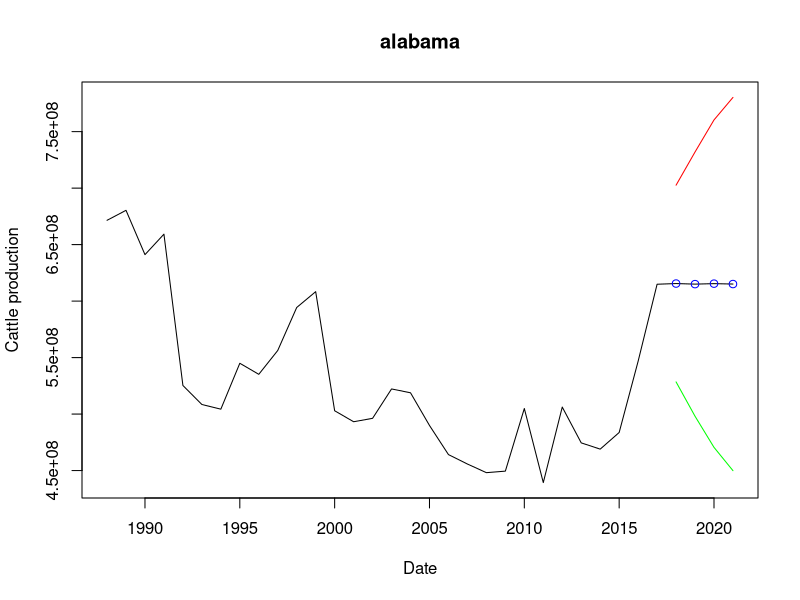
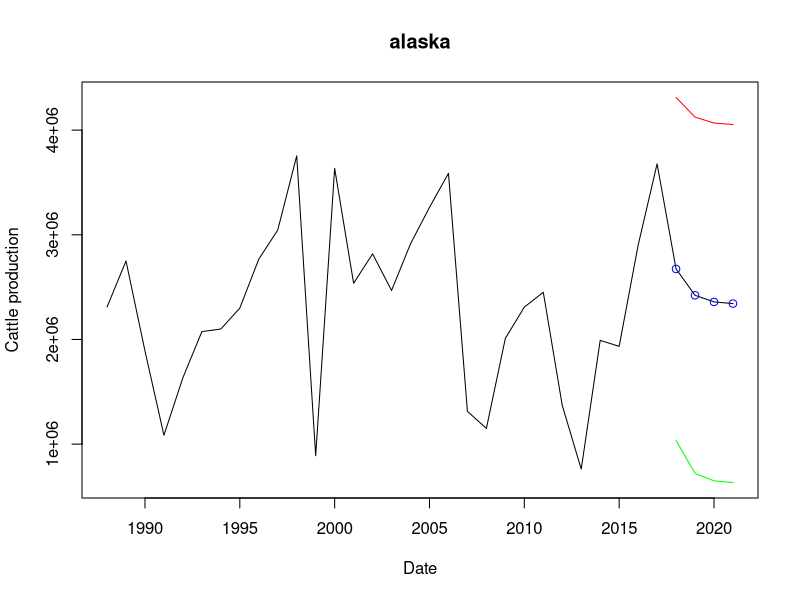
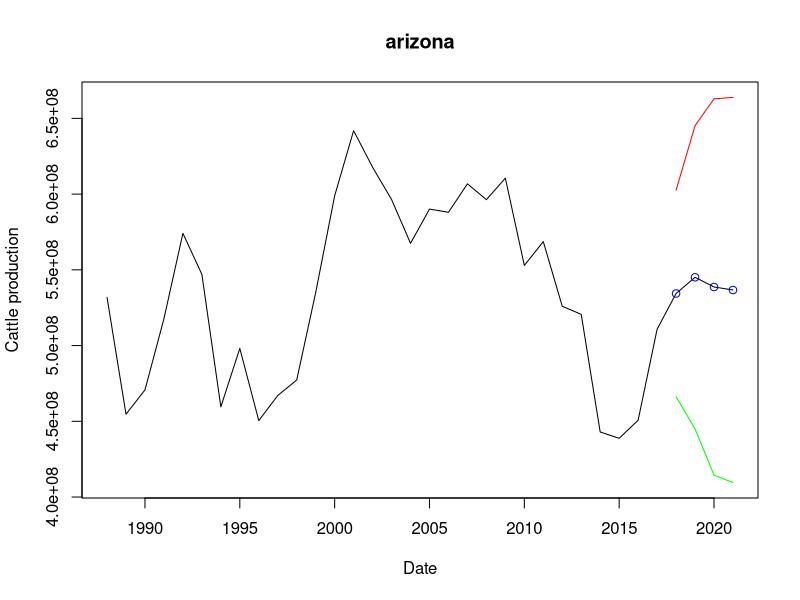
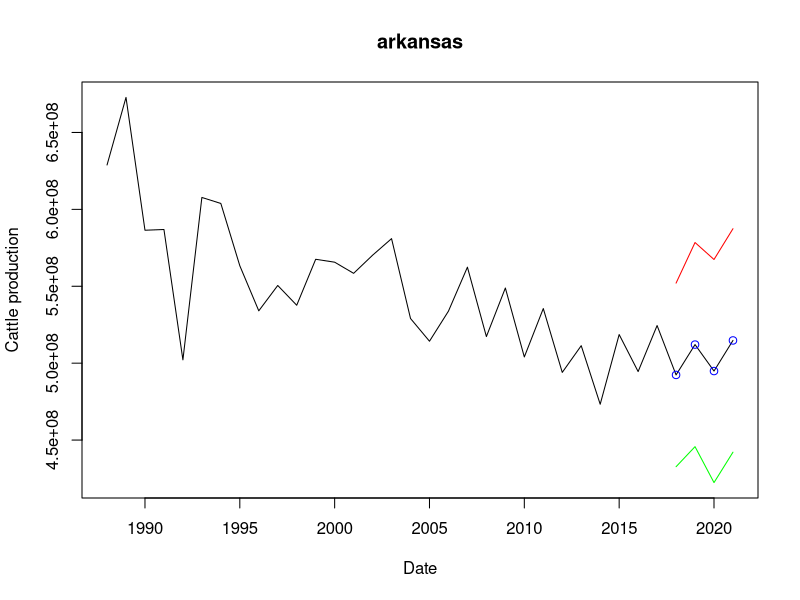
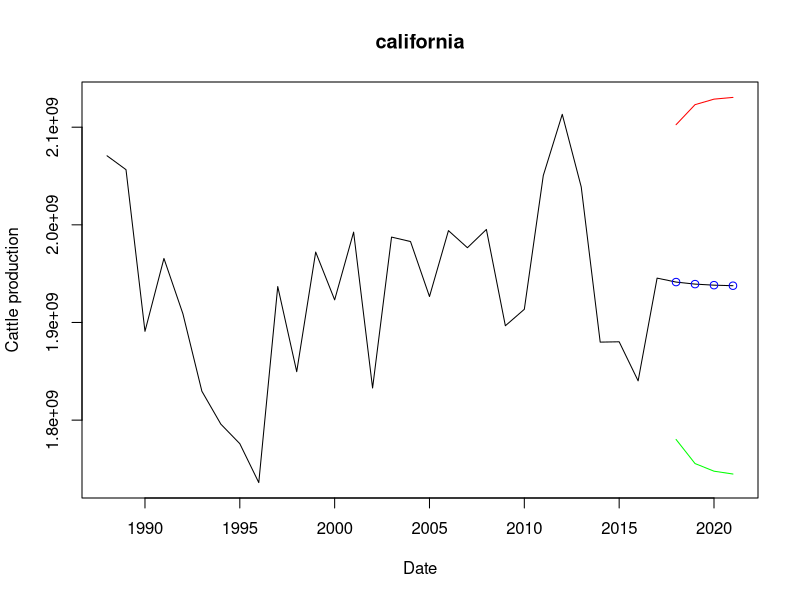
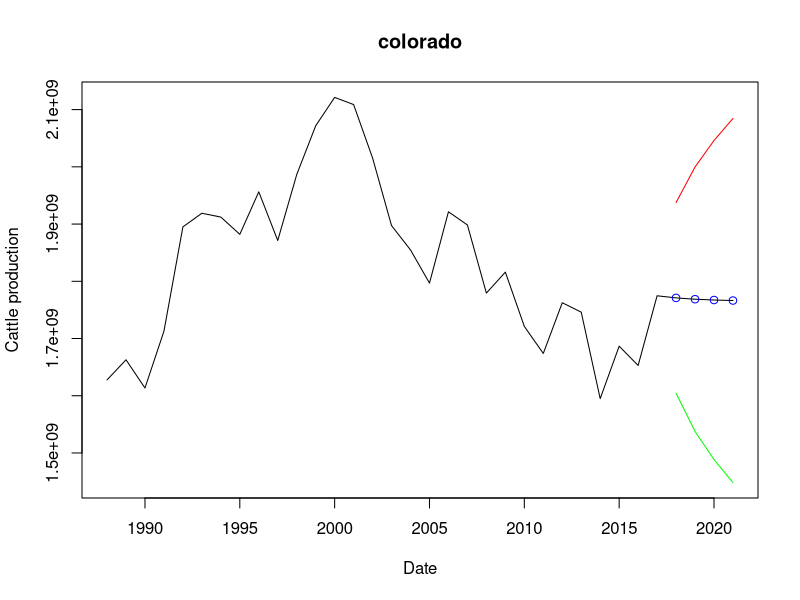
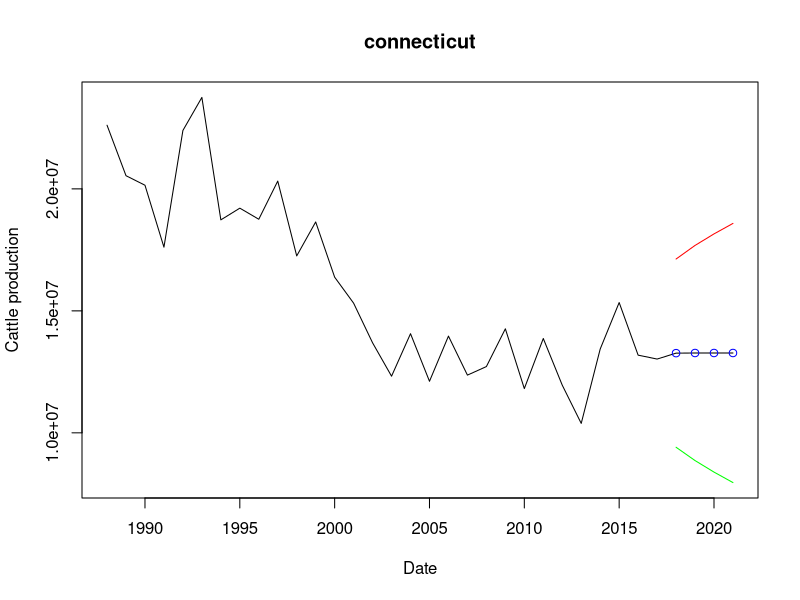
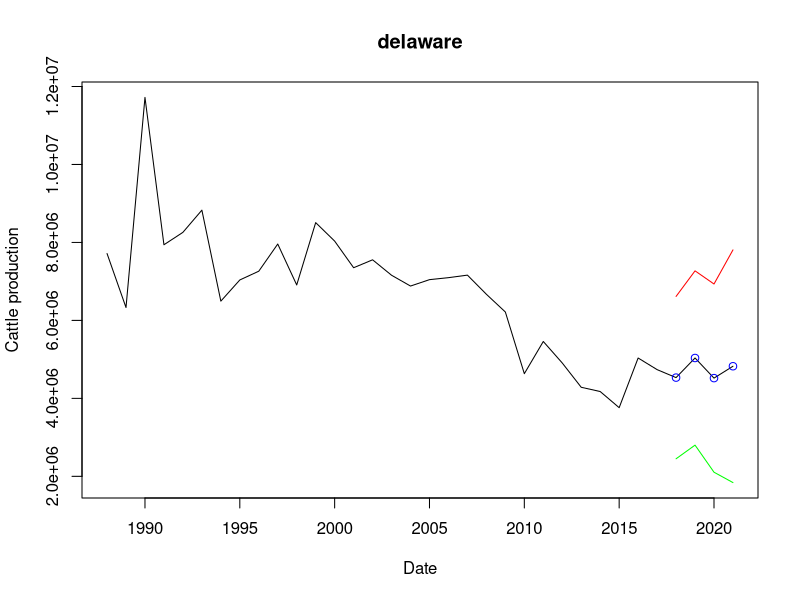

These figures' R source, in order: (Note: a time limit stopped this script after it produced the figures.)
# read data
raw_data=read.csv("412_UPDATED_cattle_corn_soybean_weather.csv")
data = raw_data[c(2,3,4)]
# convert cattle production data from string to number
x1 = sub(",","",data$Cattle.production.in.lb)
x2 = sub(",","",x1)
x3 = sub(",","",x2)
data$Cattle.production.in.lb = as.numeric(x3)
# store all state names 
statename_raw = unique(data[,2])
statename = as.character(statename_raw)
# run arima for each state's cattle production data from 1988 to 2017 and make production for the following four years
j = 1
orderlist = list()
models <- vector(mode="list", length=50)
names(models) <- statename
uboundlist = NULL
lboundlist = NULL
predvallist = NULL
for(i in 1:(nrow(data))){
  # every 30 rows represent one state data from 1988 to 2017
  if (i%%30 == 0){
    
    state = statename[j]
    start = i-29
    dat0 = data[start:i,] #each state data
    #print(3)
    catl = ts(dat0[3],start = 1988, fre = 1) # make data to time series
    #plot(catl, main = state)
    #plot(diff(catl), main = state)
    # run arima model and find best order
    aic = Inf
    order = c(0,0,0)
    for (p in 1:6) for(d in 0:1) for (q in 1:6) {
      current.aic = AIC(arima(catl/100000, order=c(p, d, q), method="ML"))
      if (current.aic < aic) {
        aic = current.aic
        order = c(p, d, q)
      }
    }
    orderlist = append(orderlist,list(order))
    # use the best arima data to fit data and make prediction
    # note: the data range is large and sometimes crash arima function, 
    # so I transform data by dividing 10,000
    # and then transform back.
    model = arima(catl/100000,order = order, method = 'ML')
    pred = as.vector(predict(model,n.ahead=4))
    pred_value = pred$pred*100000
    # 95% upper and lower bound for prediction
    ubound = (pred_value+1.96*pred$se*100000)
    lbound = (pred_value-1.96*pred$se*100000)
    ymin_dl = min(lbound, catl)
    ymax_dl = max(ubound, catl)
    uboundlist = c(uboundlist,ubound)
    lboundlist = c(lboundlist,lbound)
    predvallist = c(predvallist, pred_value)
    # combine origin production data with predicted data in order to make a plot of them together
    y_values = as.vector(c(as.vector(catl),as.vector((pred_value))))
    #store the result plot as a pdf file
    pdf(paste("Forcast of cattle production of ",state,".pdf",sep=""))
    plot(x = c(1988:2021), y = y_values ,type="l", ylim=c(ymin_dl,ymax_dl),xlab="Date", ylab="Cattle production", main = state)
    points(pred_value,col="blue")
    lines(ubound,col="red")
    lines(lbound,col="green")
    dev.off()
    
    j = j + 1
  }
}
# store all the predicted data in a dataframe:df
statelist <- NULL
for (i in 1:50){
  statelist <- c(statelist,statename[i])
  statelist <- c(statelist,statename[i])
  statelist <- c(statelist,statename[i])
  statelist <- c(statelist,statename[i])
}
df <- data.frame(statelist,lboundlist, uboundlist, predvallist)
write.csv(df, file = "Time_Series_Forecast.csv")
